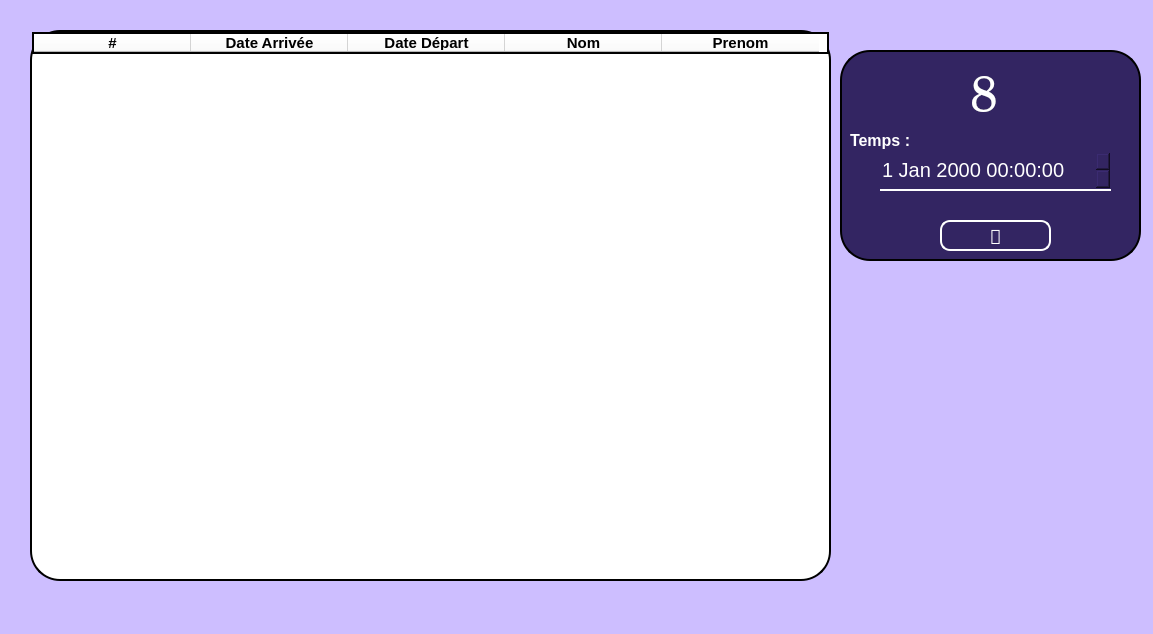
<?xml version="1.0" encoding="UTF-8"?>
<ui version="4.0">
 <class>Dialog</class>
 <widget class="QDialog" name="Dialog">
  <property name="geometry">
   <rect>
    <x>0</x>
    <y>0</y>
    <width>1153</width>
    <height>634</height>
   </rect>
  </property>
  <property name="windowTitle">
   <string>Dialog</string>
  </property>
  <property name="styleSheet">
   <string notr="true">background-color:#CDBEFF;</string>
  </property>
  <widget class="QPushButton" name="pushButton">
   <property name="geometry">
    <rect>
     <x>940</x>
     <y>220</y>
     <width>111</width>
     <height>31</height>
    </rect>
   </property>
   <property name="font">
    <font>
     <family>Segoe MDL2 Assets</family>
     <pointsize>-1</pointsize>
    </font>
   </property>
   <property name="styleSheet">
    <string notr="true">border: 2px solid #FFFFFF;
border-radius: 10px;
background-color:#332562;
color:#FFFFFF;
font-size:20px</string>
   </property>
   <property name="text">
    <string></string>
   </property>
  </widget>
  <widget class="QLabel" name="label_6">
   <property name="geometry">
    <rect>
     <x>840</x>
     <y>50</y>
     <width>301</width>
     <height>211</height>
    </rect>
   </property>
   <property name="styleSheet">
    <string notr="true">
border: 2px solid rgba(0, 0, 0, 255);
border-radius: 30px;
background-color:#332562;
</string>
   </property>
   <property name="text">
    <string/>
   </property>
  </widget>
  <widget class="QLabel" name="label_4">
   <property name="geometry">
    <rect>
     <x>850</x>
     <y>120</y>
     <width>61</width>
     <height>41</height>
    </rect>
   </property>
   <property name="font">
    <font>
     <pointsize>-1</pointsize>
     <bold>true</bold>
    </font>
   </property>
   <property name="styleSheet">
    <string notr="true">background-color:#332562;
color:#FFFFFF;
font-size:16px;
</string>
   </property>
   <property name="text">
    <string>Temps :</string>
   </property>
  </widget>
  <widget class="QDateTimeEdit" name="dateTimeEdit">
   <property name="geometry">
    <rect>
     <x>880</x>
     <y>150</y>
     <width>231</width>
     <height>41</height>
    </rect>
   </property>
   <property name="styleSheet">
    <string notr="true">background-color:#332562;
color:#FFFFFF;
font-size:20px;
border:none;
border-bottom: 2px solid #FFFFFF;</string>
   </property>
  </widget>
  <widget class="QLabel" name="label_5">
   <property name="geometry">
    <rect>
     <x>970</x>
     <y>60</y>
     <width>81</width>
     <height>61</height>
    </rect>
   </property>
   <property name="font">
    <font>
     <family>Segoe MDL2 Assets</family>
     <pointsize>-1</pointsize>
     <bold>false</bold>
    </font>
   </property>
   <property name="styleSheet">
    <string notr="true">background-color:#332562;
color:#FFFFFF;
font-size:50px;
</string>
   </property>
   <property name="text">
    <string></string>
   </property>
  </widget>
  <widget class="QTableWidget" name="tableWidget">
   <property name="geometry">
    <rect>
     <x>30</x>
     <y>30</y>
     <width>801</width>
     <height>551</height>
    </rect>
   </property>
   <property name="styleSheet">
    <string notr="true">
border: 2px solid rgba(0, 0, 0, 255);
border-radius: 30px;
background-color:#FFFFFF;</string>
   </property>
   <attribute name="horizontalHeaderMinimumSectionSize">
    <number>36</number>
   </attribute>
   <attribute name="horizontalHeaderDefaultSectionSize">
    <number>157</number>
   </attribute>
   <column>
    <property name="text">
     <string>#</string>
    </property>
    <property name="font">
     <font>
      <pointsize>11</pointsize>
      <bold>true</bold>
     </font>
    </property>
   </column>
   <column>
    <property name="text">
     <string>Date Arrivée</string>
    </property>
    <property name="font">
     <font>
      <pointsize>11</pointsize>
      <bold>true</bold>
     </font>
    </property>
   </column>
   <column>
    <property name="text">
     <string>Date Départ</string>
    </property>
    <property name="font">
     <font>
      <pointsize>11</pointsize>
      <bold>true</bold>
     </font>
    </property>
   </column>
   <column>
    <property name="text">
     <string>Nom</string>
    </property>
    <property name="font">
     <font>
      <pointsize>11</pointsize>
      <bold>true</bold>
     </font>
    </property>
   </column>
   <column>
    <property name="text">
     <string>Prenom</string>
    </property>
    <property name="font">
     <font>
      <pointsize>11</pointsize>
      <bold>true</bold>
     </font>
    </property>
   </column>
  </widget>
  <zorder>label_6</zorder>
  <zorder>label_4</zorder>
  <zorder>pushButton</zorder>
  <zorder>dateTimeEdit</zorder>
  <zorder>label_5</zorder>
  <zorder>tableWidget</zorder>
 </widget>
 <resources/>
 <connections/>
</ui>
